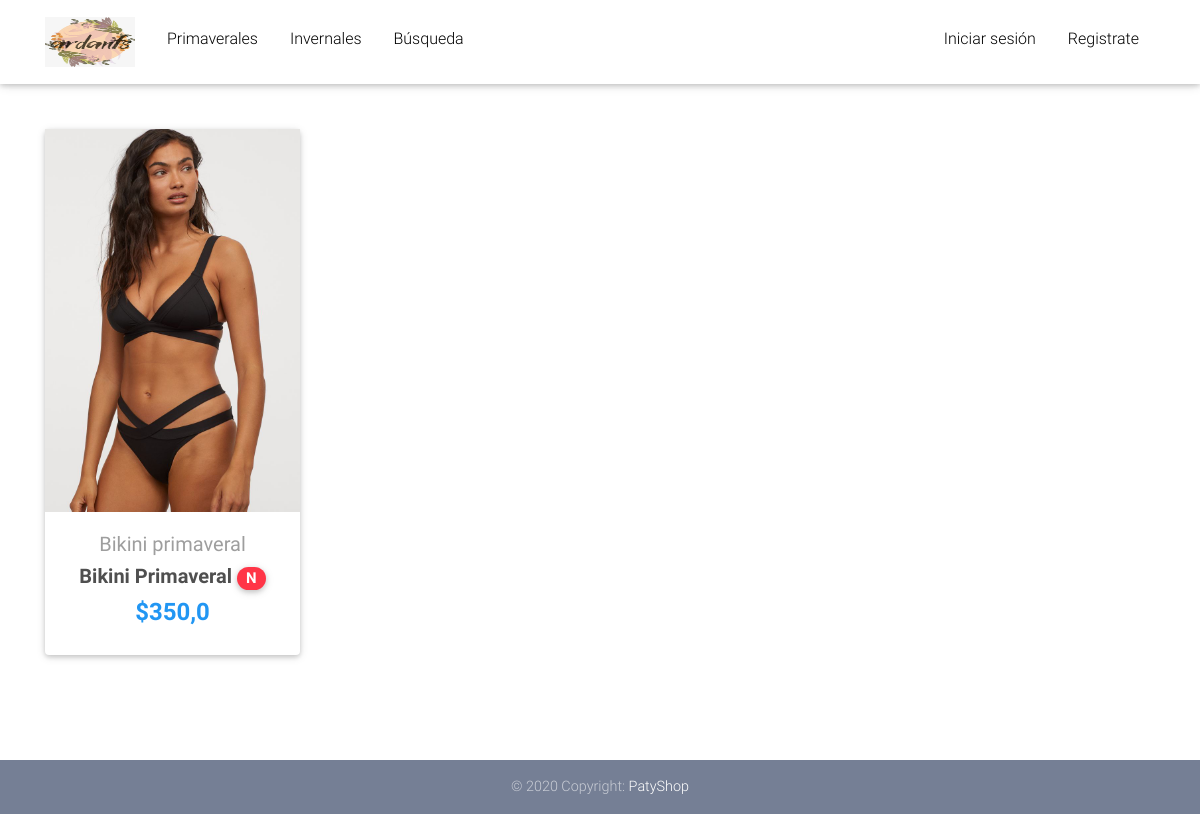
The app's page /, older data.
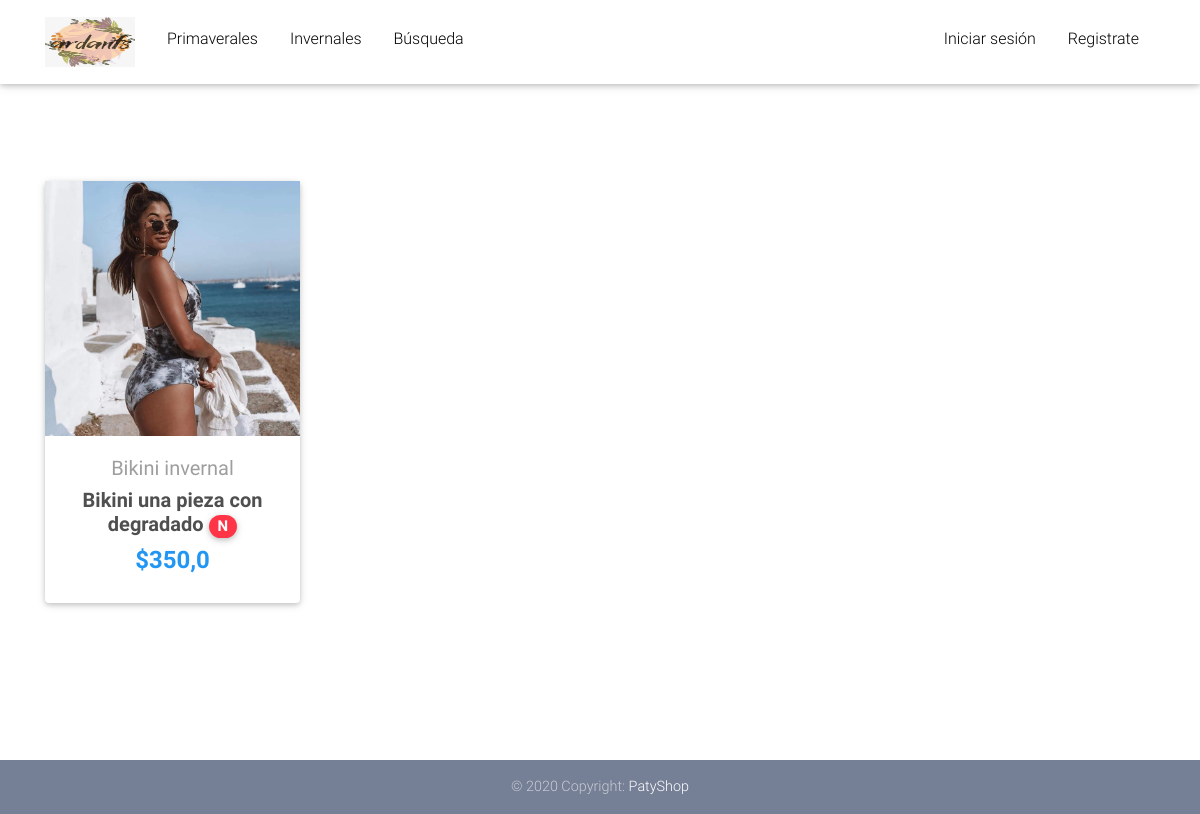
The same page, newer data.
### core/models.py (models this page shows, shortened)
class Item(models.Model):
    title = models.CharField(max_length = 100, verbose_name = "Nombre del articulo")
    price = models.FloatField(verbose_name = "Precio")
    discount_price = models.FloatField(blank=True, null=True, verbose_name = "Precio de descuento")
    category = models.CharField(choices=CATEGORY_CHOICES, max_length = 2, verbose_name = "Categorias")
    label = models.CharField(choices=LABEL_CHOICES, max_length = 2, verbose_name = "Nuevo o en oferta?")
    slug = models.SlugField(verbose_name = "Link")
    description = models.TextField(verbose_name = "Descripcion")
    image = models.ImageField(blank = True, null = True)
    image2 = models.ImageField(blank = True, null = True)
    image3 = models.ImageField(blank = True, null = True)
    stock = models.IntegerField(default = 1, verbose_name = "En bodega")
    class Meta:
        verbose_name = "Producto"
        verbose_name_plural = "Productos"
    def get_absolute_url(self):
        return reverse("core:product_page", kwargs={
            'slug':self.slug
        })

### core/views.py (the view)
# urls.py: path('', HomeView.as_view() , name="home"),
class HomeView(ListView):
    model = Item
    paginate_by = 4
    template_name = "home-page.html"

### templates/home-page.html (shortened to what this page needs)
{% extends 'base.html' %}
{% load static %}
{% block content %}
<main style="height:80vh; justify-content: center; align-content: center; align-items: center; flex-flow: column; display: flex;">
  <div class="container">
    <section class="text-center mb-4">
      <div class="row wow fadeIn">
        {% for item in object_list %}
        {% if item.stock > 0 %}
          <div class="col-lg-3 col-md-6 mb-4">
            <div class="card">
              <div class="view overlay">
                <img height="100%" width="100% " src="{{item.image.url}}" class="card-image">
              </div>
              <div class="card-body text-center">
                <a class="grey-text">
                  <h5>{{item.get_category_display}}</h5>
                </a>
                <h5>
                  <strong>
                    <a href="{{item.get_absolute_url}}" class="dark-grey-text">{{item.title}}
                      <span class="badge badge-pill danger-color">{{item.label}}</span>
                    </a>
                  </strong>
                </h5>
                <h4 class="font-weight-bold blue-text">
                  <strong>
                    {% if item.discount_price %}
                      ${{item.discount_price}}
                    {% else %}
                      ${{item.price}}
                    {% endif %}
                  </strong>
                </h4>
              </div>
            </div>
          </div>
        {%endif%}
        {% endfor %}
    </section>
  </div>
</main>
{% endblock %}

Row changes from the older to the newer data that the page shows:
removed Item: image (picture), category "Bikini primaveral", title "Bikini Primaveral", label "N", price "350,0"
added Item: image (picture), category "Bikini invernal", title "Bikini una pieza con degradado", label "N", price "350,0"
